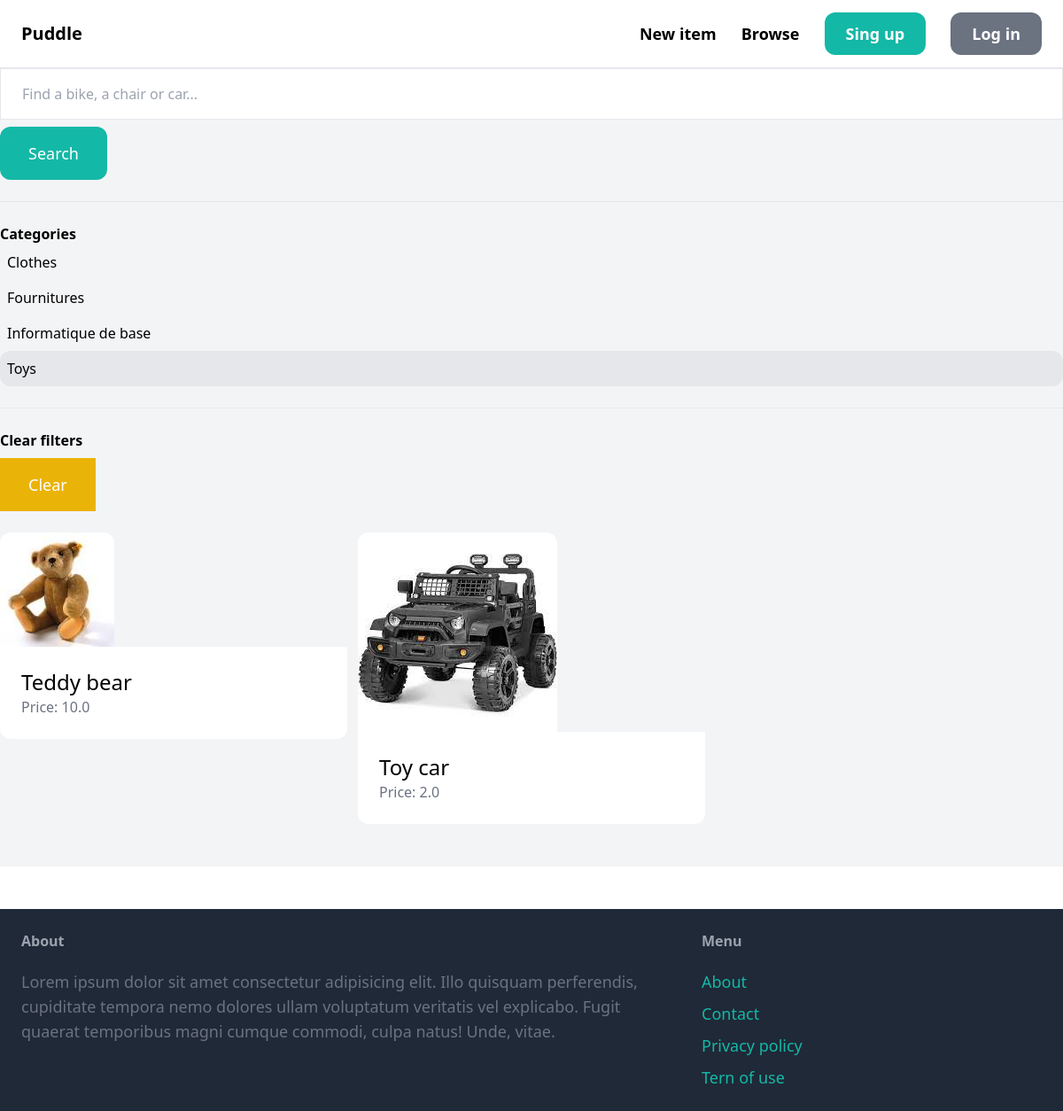
The page /items?query=&category=1 on the database its author committed.
### item/models.py (models this page shows, shortened)
class Category(models.Model):
    name = models.CharField(max_length=255)
    class Meta:
        ordering = ('name',)
        verbose_name_plural = 'Categories'

class Item(models.Model):
    category = models.ForeignKey(Category, related_name='items', on_delete=models.CASCADE)
    name = models.CharField(max_length=255)
    description = models.TextField(blank=True, null=True)
    price = models.FloatField()
    image = models.ImageField(upload_to='item_images', blank=True, null=True)
    is_sold = models.BooleanField(default=False)
    created_by = models.ForeignKey(User, related_name='items', on_delete=models.CASCADE)
    created_at = models.DateTimeField(auto_now_add=True)

### item/views.py (the view)
# urls.py: path('', views.items, name='items'),
def items(request):
    query = request.GET.get('query','')
    category_id = request.GET.get('category', 0)
    categories = Category.objects.all()
    items = Item.objects.filter(is_sold=False)
    if category_id:
        items = items.filter(category_id=category_id)
    if query:
        items = items.filter(Q(name__icontains=query) | Q(description__icontains=query))
    return render(request, 'item/items.html', {
        'items': items,
        'query': query,
        'categories': categories,
        'category_id': int(category_id)
    })

### item/templates/item/items.html (shortened to what this page needs)
{% extends 'core/base.html' %}
{% block content %}
<div class="pb-6 grid grid-colors-4 gap-4 bg-gray-100">
    <div class="col-span-1">
        <form method="get" action="{% url 'item:items' %}">
            <input name="query" class="w-full py-4 px-6 border rounder-xl" type="text" value="{{ query }}"
                placeholder="Find a bike, a chair or car..."><br>
            <button class="mt-2 py-4 px-8 text-lg bg-teal-500 text-white rounded-xl">Search</button>
        </form>
        <hr class="my-6">
        <p class="font-semibold">Categories</p>
        <ul>
            {% for category in categories %}
            <li class="py-2 px-2 rounded-xl{% if category.id == category_id %} bg-gray-200{% endif %}">
                <a href="{% url 'item:items' %}?query={{ query }}&category={{ category.id }}"> {{ category.name }} </a>
            </li>
            {% endfor %}
        </ul>
        <hr class="my-6">
        <p class="font-semibold">Clear filters</p>
        <ul>
            <li><a href="{% url 'item:items' %}" class="mt-2 py-4 px-8 inline-block bg-yellow-500 text-lg round-xl text-white">Clear</a></li>
        </ul>
        <div>
            <br>
        </div class="col-span-3">
        <div class="grid grid-cols-3 gap-3">
            {% for item in items %}
            <div>
                <a href=" {% url 'item:detail' item.id %} ">
                    <div>
                        <img src="{{ item.image.url }}" class="rounded-t-xl">
                    </div>
                    <div class="p-6 bg-white rounded-b-xl">
                        <h2 class="text-2xl"> {{ item.name }} </h2>
                        <p class="text-gray-500">Price: {{ item.price }} </p>
                    </div><br>
                </a>
            </div>
            {% endfor %}
        </div>
    </div>
</div>
{% endblock %}

### rows shown on the page
Category: name "Clothes"
Category: name "Fournitures"
Category: name "Informatique de base"
Category: name "Toys"
Item: image (picture), name "Teddy bear", price "10.0"
Item: image (picture), name "Toy car", price "2.0"
